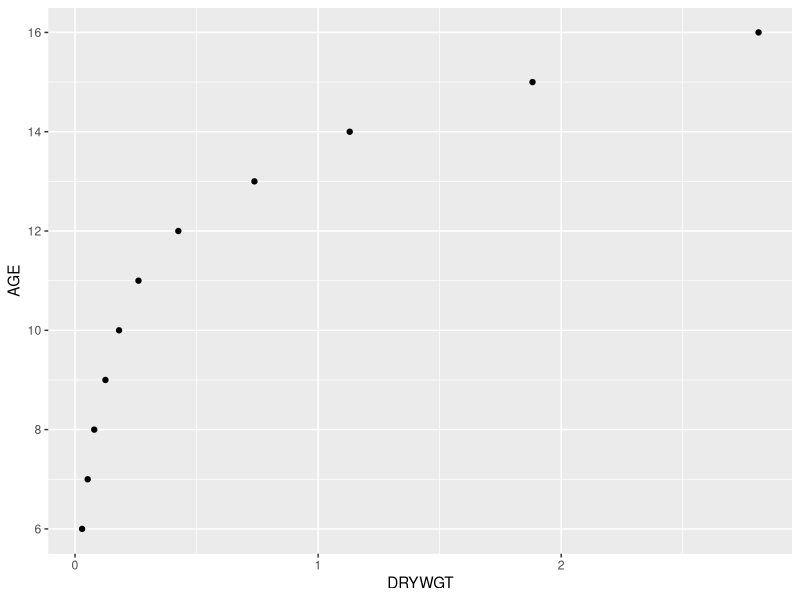
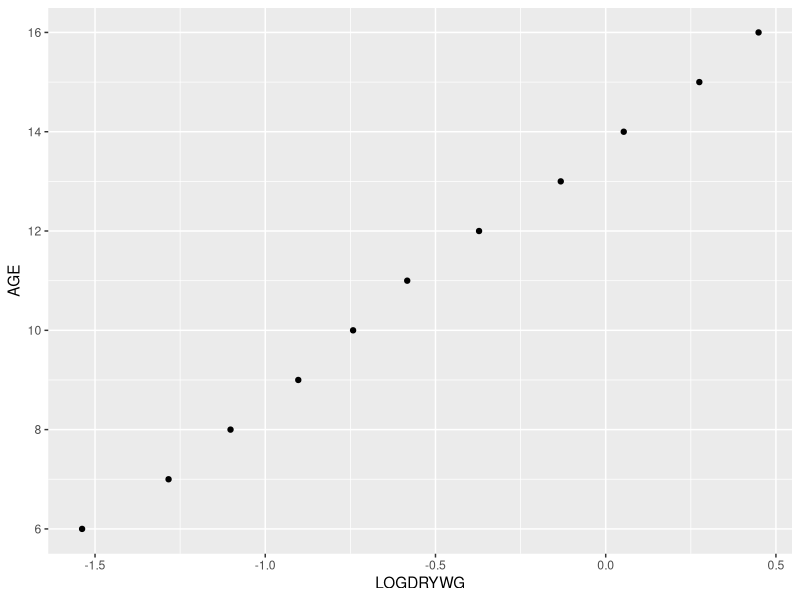

Write R code to recreate these figures, in order.
## ---- chunk 1
knitr::opts_chunk$set(echo = TRUE, fig.width = 4, fig.height = 3, fig.align = "center", warning = FALSE)


##########################################
############# week 8 exercise ############
##########################################

## ---- chunk 2

  library(haven); library(psych); library(dplyr); 
  library(magrittr); library(ggplot2); library(gridExtra)
  library(rstatix); library(multcomp)
  
  one =
    data.frame(
    AGE = c(6,7,8,9,10,11,12,13,14,15,16),
    DRYWGT = c(0.029, 0.052, 0.079, 0.125, 0.181, 0.261, 0.425, 0.738, 1.13, 1.882, 2.812),
    LOGDRYWG = c(-1.538, -1.284, -1.102, -0.903, -0.742, -0.583, -0.372, -0.132, 0.053, 0.275, 0.449)
    )

  # print summary statistics
  summary(one)
    
  # plot scatter plot of dry weight against age
  ggplot(one, aes(x=DRYWGT, y=AGE)) + geom_point()
  
  # plot scatter plot of log dry weight against age
  ggplot(one, aes(x=LOGDRYWG, y=AGE)) + geom_point()

## ---- chunk 3

  # fit linear regression model and print summary
  lm_drywgt = lm(AGE ~ DRYWGT, data=one)
  summary(lm_drywgt)
  
  # fit linear regression model, output residuals and predicted values, and print summary
  lm_drywgt_out = lm(AGE ~ DRYWGT, data=one)
  check = data.frame(
    RSTUDENT = rstudent(lm_drywgt_out),
    PREDICTED = predict(lm_drywgt_out),
    H = hatvalues(lm_drywgt_out),
    COOKD = cooks.distance(lm_drywgt_out)
  )
  summary(check)
  
  # print data where age is 6 or 16
  subset(one, AGE %in% c(6,16))
  
  # fit linear regression model with log dry weight and print summary
  lm_logdrywgt = lm(AGE ~ LOGDRYWG, data=one)
  summary(lm_logdrywgt)
  
  # fit linear regression model with log dry weight, output residuals and predicted values, and print summary
  check_logdrywgt = data.frame(
    RSTUDENT = rstudent(lm_logdrywgt),
    PREDICTED = predict(lm_logdrywgt),
    H = hatvalues(lm_logdrywgt),
    COOKD = cooks.distance(lm_logdrywgt)
  )
  summary(check_logdrywgt)

## ---- chunk 4

  three =
    data.frame(
    Id = c(1:19),
    age = c(24, 36, 28, 25, 26, 22, 27, 27, 36, 24, 26, 29, 33, 31, 30, 22, 27, 46, 36),
    sex = c("M", "M", "F", "M", "F", "M", "M", "M", "M", "M", "M", "M", "F", "M", "M", "M", "M", "M", "M"),
    height = c(175, 172, 171, 166, 166, 176, 185, 171, 185, 182, 180, 163, 180, 180, 180, 168, 168, 178, 173),
    weight = c(78, 67.6, 98, 65.5, 65, 65.5, 85.5, 76.3, 79, 88.2, 70.5, 75, 68, 65, 70.4, 63, 91.2, 67, 62),
    fev1 = c(4.7, 4.3, 3.5, 4, 3.2, 4.7, 4.3, 4.7, 5.2, 4.2, 3.5, 3.2, 2.6, 2, 4, 3.9, 3, 4.5, 2.4)
    )

## ---- chunk 5

  # fit linear regression model and print summary
  lm_fev1 = lm(fev1 ~ age + height + weight, data=three)
  summary(lm_fev1)
  
  # add log transformation to weight variable
  three$log_weight = log(three$weight)
  
  # fit linear regression model with log transformation and print summary
  lm_fev1_log_weight = lm(fev1 ~ age + height + log_weight, data=three)
  summary(lm_fev1_log_weight)
  
  # centering variables
  three= 
    three %>% mutate(age_c = age - mean(age),
                     weight_c = weight - mean(weight),
                     height_c = height - mean(height))
  
  # squared terms for age, weight, and height
  three= 
    three %>% mutate(age_sq = age^2,
                     weight_sq = weight^2,
                     height_sq = height^2)
